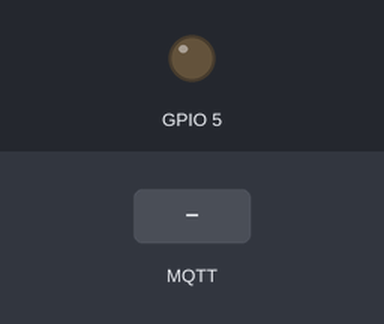
Bench run of a program on a simulated ESP32. Shown: output pins drawn as LEDs (lit = HIGH). The inputs (shaded band) are chosen by the test bench. WiFi joins after 1.5 s; servers stay silent unless stated; random numbers use the default seed unless the program sets one; no MQTT or app messages arrive unless stated; what the program prints to the serial monitor is not drawn.

Above: at 2.7 s.
2.8 s: MQTT message "PIN05OFF" arrives on the first subscribed topic
At 5.2 s:
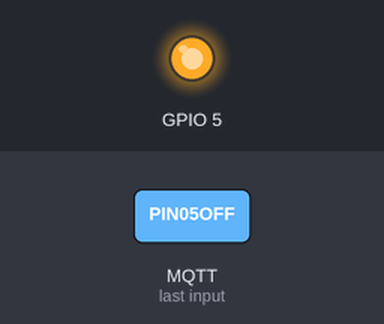
6.0 s: MQTT message "PIN05ON" arrives on the first subscribed topic
At 7.9 s:
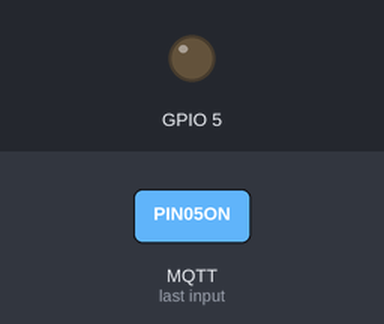
Timing chart, 0 to 9.4 s (numbered marks = the images above; inputs shaded):
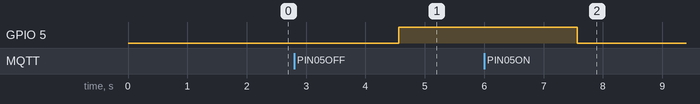

The program:

main.cpp
```cpp
/*
Como configurar o ESP32 para usar mqtt
mosquitto_sub -h [ip] -p [porta] -u[usuario] -P [senha] -t [local do post /algumacoisa/etc]
mosquitto_pub -h [ip] -p [porta] -u[usuario] -P [senha] -t [local do post /algumacoisa/etc] -m [mensagem]
*/

#include <WiFi.h>
#include <PubSubClient.h>


//Redes WIFI

const char* ssid = "Fisica";
const char* password = "Fisic@42";
const char* mqttServer = "192.168.0.6";


//const char* ssid = "Republica Virus";
//const char* password = "Intelcore";
//const char* mqttServer = "192.168.2.22";

/*const char* ssid = "AP1REUNI";
const char* password = "";
const char* mqttServer = "192.168.0.49";
*/

const int mqttPort = 1883;
const char* mqttUser = "tccjosep";
const char* mqttPassword = "tcc";
const char* publicar = "/publisher";
const char* inscrever = "/subscriber";

WiFiClient espClient;
PubSubClient client(espClient);


//Funções

//Realizar acção de acordo com a string recebida do canal de inscricao do MQTT
void realizarAcao(String texto){
     if(texto.equalsIgnoreCase("PIN05ON")){
          digitalWrite(5, LOW);
          client.publish(publicar, String("Led Ligado").c_str(), true);
     }
     if(texto.equalsIgnoreCase("PIN05OFF")){
          digitalWrite(5, HIGH);
          client.publish(publicar, String("Led Desligado").c_str(), true);
     }
}

//Publicando no servidor designado
void publicarServidor(){
     int x = random(99999);
     client.publish(publicar, String(x).c_str(), true);
     Serial.println(x);
}

//Função para pegar no topico definido a string e Armazenar em uma variável
void callback(char* topic, byte* payload, unsigned int length) {
     Serial.println("Messagem deixada no topico: ");
     Serial.println(topic);

     //Criando a String para Armazenar o texto recebido
     String texto;

     Serial.print("Imprimindo a menssagem: ");
     for (int i = 0; i < length; i++) {
          Serial.print((char)payload[i]);

          //Armazenando char por char dentro da string texto
          texto += String((char)payload[i]);
     }
     Serial.println();
     Serial.println("-----------------------");

     //imprimindo a string texto preenchida a cima recebido via mqtt
     Serial.print("String recebida: ");
     Serial.println(texto);
     realizarAcao(texto);
     Serial.println("-----------------------");
}

void conectarRedeWiFi(){
     if(WiFi.status() != WL_CONNECTED){
          Serial.printf("Conectando na rede WiFi %s \n", ssid);
          while (WiFi.status() != WL_CONNECTED) {
               delay(500);
               Serial.print(".");
          }
          Serial.printf("\nConexão com a rede estabelecida...\n");
     }
}

void conectarServidorMQTT(){
     while (!client.connected()) {
          Serial.println("Conectando ao servidor MQTT...");
          if (client.connect("ESP32Client", mqttUser, mqttPassword )) {
               Serial.println("Conectado");
               client.subscribe(inscrever);
          }
          else{
               Serial.print("Falhou com o estado ");
               Serial.println(client.state());
               delay(2000);
          }
     }
     client.subscribe(inscrever);
}

void setup(){
     Serial.begin(115200);
     WiFi.begin(ssid, password);

     pinMode(5, OUTPUT);

     conectarRedeWiFi();

     client.setServer(mqttServer, mqttPort);
     client.setCallback(callback);

}

void loop(){

     client.loop();

     conectarRedeWiFi();
     conectarServidorMQTT();
     publicarServidor();

     delay(3000);

     client.loop();

}
```

Measured:
- after the input at 2.8 s, GPIO 5: LOW → HIGH after 1.8 s
- after the input at 6.0 s, GPIO 5: HIGH → LOW after 1.6 s
